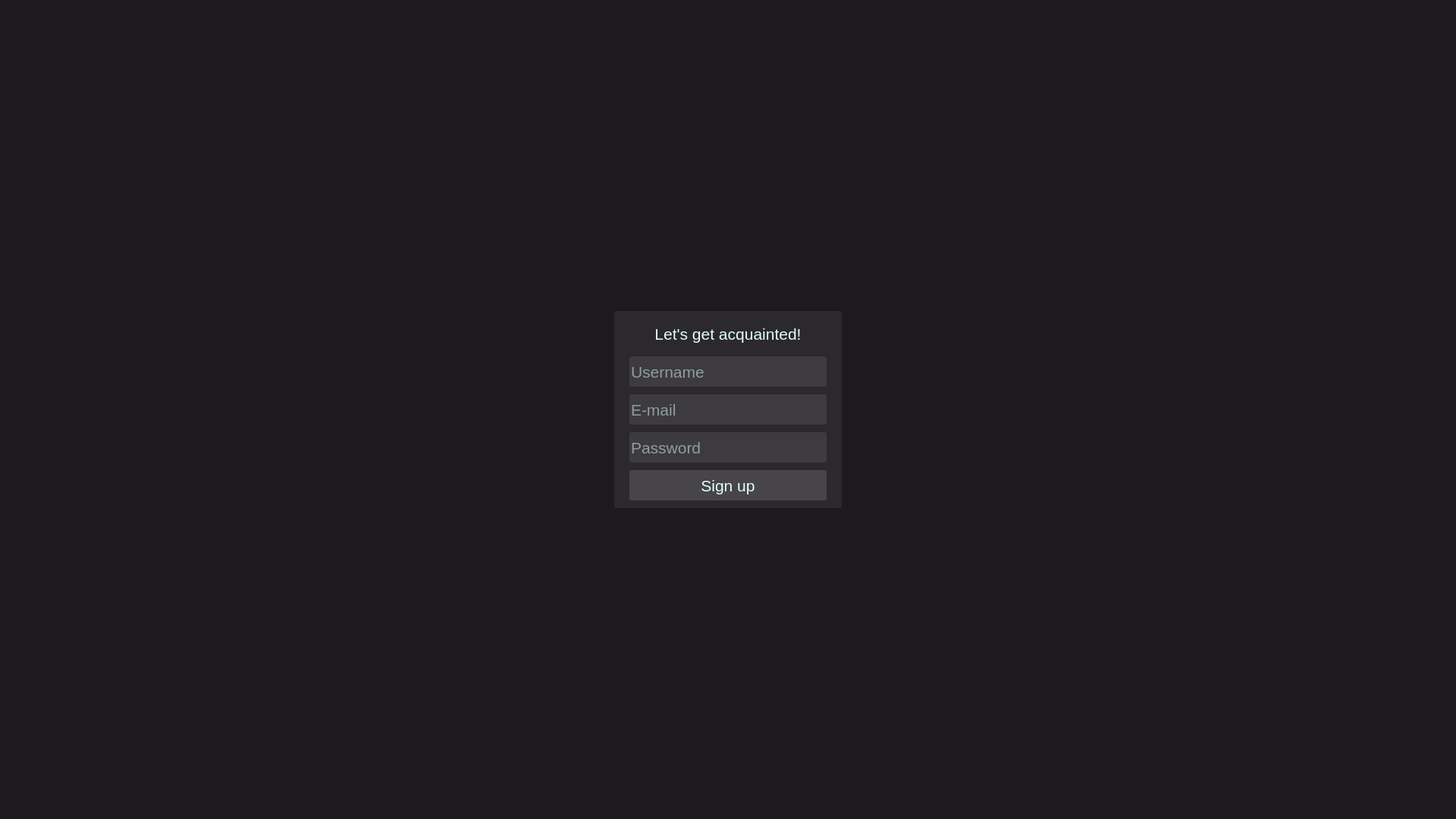
<?xml version="1.0" encoding="UTF-8"?>
<ui version="4.0">
 <class>MainWindow</class>
 <widget class="QMainWindow" name="MainWindow">
  <property name="geometry">
   <rect>
    <x>0</x>
    <y>0</y>
    <width>1920</width>
    <height>1080</height>
   </rect>
  </property>
  <property name="sizePolicy">
   <sizepolicy hsizetype="Preferred" vsizetype="Preferred">
    <horstretch>0</horstretch>
    <verstretch>0</verstretch>
   </sizepolicy>
  </property>
  <property name="font">
   <font>
    <pointsize>16</pointsize>
    <stylestrategy>PreferDefault</stylestrategy>
   </font>
  </property>
  <property name="contextMenuPolicy">
   <enum>Qt::NoContextMenu</enum>
  </property>
  <property name="windowTitle">
   <string>Jessenger</string>
  </property>
  <property name="styleSheet">
   <string notr="true">background-color: rgb(28, 26, 28);
color: rgb(224, 255, 255);</string>
  </property>
  <property name="documentMode">
   <bool>false</bool>
  </property>
  <property name="tabShape">
   <enum>QTabWidget::Rounded</enum>
  </property>
  <property name="unifiedTitleAndToolBarOnMac">
   <bool>false</bool>
  </property>
  <widget class="QWidget" name="centralwidget">
   <widget class="QStackedWidget" name="stackedWidget">
    <property name="geometry">
     <rect>
      <x>0</x>
      <y>0</y>
      <width>1920</width>
      <height>1080</height>
     </rect>
    </property>
    <property name="currentIndex">
     <number>2</number>
    </property>
    <widget class="QWidget" name="signPage">
     <widget class="QFrame" name="signWrap">
      <property name="geometry">
       <rect>
        <x>835</x>
        <y>435</y>
        <width>330</width>
        <height>180</height>
       </rect>
      </property>
      <property name="font">
       <font>
        <pointsize>9</pointsize>
        <stylestrategy>PreferDefault</stylestrategy>
       </font>
      </property>
      <property name="styleSheet">
       <string notr="true">background-color: rgb(43, 41, 43);
border-radius: 3px;</string>
      </property>
      <property name="frameShape">
       <enum>QFrame::StyledPanel</enum>
      </property>
      <property name="frameShadow">
       <enum>QFrame::Raised</enum>
      </property>
      <widget class="QLabel" name="signLabel">
       <property name="geometry">
        <rect>
         <x>0</x>
         <y>10</y>
         <width>330</width>
         <height>40</height>
        </rect>
       </property>
       <property name="font">
        <font>
         <pointsize>16</pointsize>
        </font>
       </property>
       <property name="text">
        <string>Hey! There's time to sign...</string>
       </property>
       <property name="alignment">
        <set>Qt::AlignCenter</set>
       </property>
      </widget>
      <widget class="QPushButton" name="toSignInButton">
       <property name="geometry">
        <rect>
         <x>25</x>
         <y>60</y>
         <width>280</width>
         <height>50</height>
        </rect>
       </property>
       <property name="font">
        <font>
         <pointsize>16</pointsize>
        </font>
       </property>
       <property name="styleSheet">
        <string notr="true">background-color: rgb(61, 59, 61);
border-radius: 3px;
</string>
       </property>
       <property name="text">
        <string>in</string>
       </property>
      </widget>
      <widget class="QPushButton" name="toSignUpButton">
       <property name="geometry">
        <rect>
         <x>25</x>
         <y>120</y>
         <width>280</width>
         <height>50</height>
        </rect>
       </property>
       <property name="font">
        <font>
         <pointsize>16</pointsize>
        </font>
       </property>
       <property name="styleSheet">
        <string notr="true">background-color: rgb(61, 59, 61);
border-radius: 3px;
</string>
       </property>
       <property name="text">
        <string>up</string>
       </property>
      </widget>
     </widget>
    </widget>
    <widget class="QWidget" name="signInFormPage">
     <widget class="QFrame" name="signInFormWrap">
      <property name="geometry">
       <rect>
        <x>810</x>
        <y>435</y>
        <width>300</width>
        <height>210</height>
       </rect>
      </property>
      <property name="font">
       <font>
        <pointsize>9</pointsize>
        <stylestrategy>PreferDefault</stylestrategy>
       </font>
      </property>
      <property name="styleSheet">
       <string notr="true">background-color: rgb(43, 41, 43);
border-radius: 3px;</string>
      </property>
      <property name="frameShape">
       <enum>QFrame::StyledPanel</enum>
      </property>
      <property name="frameShadow">
       <enum>QFrame::Raised</enum>
      </property>
      <widget class="QLabel" name="signInWelcomeLabel">
       <property name="geometry">
        <rect>
         <x>0</x>
         <y>10</y>
         <width>300</width>
         <height>40</height>
        </rect>
       </property>
       <property name="font">
        <font>
         <pointsize>16</pointsize>
        </font>
       </property>
       <property name="text">
        <string>Glad to see you again!</string>
       </property>
       <property name="alignment">
        <set>Qt::AlignCenter</set>
       </property>
      </widget>
      <widget class="QLineEdit" name="signInEmailLineEdit">
       <property name="geometry">
        <rect>
         <x>20</x>
         <y>60</y>
         <width>260</width>
         <height>40</height>
        </rect>
       </property>
       <property name="font">
        <font>
         <pointsize>16</pointsize>
        </font>
       </property>
       <property name="styleSheet">
        <string notr="true">background-color: rgb(61, 59, 61);</string>
       </property>
       <property name="text">
        <string/>
       </property>
       <property name="placeholderText">
        <string>E-mail</string>
       </property>
      </widget>
      <widget class="QLineEdit" name="signInPasswordLineEdit">
       <property name="geometry">
        <rect>
         <x>20</x>
         <y>110</y>
         <width>260</width>
         <height>40</height>
        </rect>
       </property>
       <property name="font">
        <font>
         <pointsize>16</pointsize>
        </font>
       </property>
       <property name="styleSheet">
        <string notr="true">background-color: rgb(61, 59, 61);</string>
       </property>
       <property name="inputMask">
        <string/>
       </property>
       <property name="text">
        <string/>
       </property>
       <property name="placeholderText">
        <string notr="true">Password</string>
       </property>
      </widget>
      <widget class="QPushButton" name="signInButton">
       <property name="geometry">
        <rect>
         <x>20</x>
         <y>160</y>
         <width>260</width>
         <height>40</height>
        </rect>
       </property>
       <property name="font">
        <font>
         <pointsize>16</pointsize>
        </font>
       </property>
       <property name="styleSheet">
        <string notr="true">background-color: rgb(71, 69, 71);
border-radius: 3px;
</string>
       </property>
       <property name="text">
        <string>Sign in</string>
       </property>
      </widget>
      <widget class="QLabel" name="signInWarning">
       <property name="geometry">
        <rect>
         <x>0</x>
         <y>210</y>
         <width>300</width>
         <height>200</height>
        </rect>
       </property>
       <property name="font">
        <font>
         <pointsize>16</pointsize>
        </font>
       </property>
       <property name="styleSheet">
        <string notr="true">color: rgb(170, 0, 0);</string>
       </property>
       <property name="text">
        <string/>
       </property>
       <property name="alignment">
        <set>Qt::AlignHCenter|Qt::AlignTop</set>
       </property>
       <property name="wordWrap">
        <bool>true</bool>
       </property>
      </widget>
     </widget>
     <widget class="QLabel" name="signInWaitingLabel">
      <property name="geometry">
       <rect>
        <x>860</x>
        <y>230</y>
        <width>200</width>
        <height>200</height>
       </rect>
      </property>
      <property name="text">
       <string/>
      </property>
      <property name="alignment">
       <set>Qt::AlignCenter</set>
      </property>
     </widget>
    </widget>
    <widget class="QWidget" name="signUpFormPage">
     <widget class="QFrame" name="signUpFormWrap">
      <property name="geometry">
       <rect>
        <x>810</x>
        <y>410</y>
        <width>300</width>
        <height>260</height>
       </rect>
      </property>
      <property name="font">
       <font>
        <pointsize>9</pointsize>
        <stylestrategy>PreferDefault</stylestrategy>
       </font>
      </property>
      <property name="styleSheet">
       <string notr="true">background-color: rgb(43, 41, 43);
border-radius: 3px;</string>
      </property>
      <property name="frameShape">
       <enum>QFrame::StyledPanel</enum>
      </property>
      <property name="frameShadow">
       <enum>QFrame::Raised</enum>
      </property>
      <widget class="QLabel" name="signUpWelcomeLabel">
       <property name="geometry">
        <rect>
         <x>0</x>
         <y>10</y>
         <width>300</width>
         <height>40</height>
        </rect>
       </property>
       <property name="font">
        <font>
         <pointsize>16</pointsize>
        </font>
       </property>
       <property name="text">
        <string>Let's get acquainted!</string>
       </property>
       <property name="alignment">
        <set>Qt::AlignCenter</set>
       </property>
      </widget>
      <widget class="QLineEdit" name="signUpEmailLineEdit">
       <property name="geometry">
        <rect>
         <x>20</x>
         <y>110</y>
         <width>260</width>
         <height>40</height>
        </rect>
       </property>
       <property name="font">
        <font>
         <pointsize>16</pointsize>
        </font>
       </property>
       <property name="styleSheet">
        <string notr="true">background-color: rgb(61, 59, 61);</string>
       </property>
       <property name="text">
        <string/>
       </property>
       <property name="placeholderText">
        <string>E-mail</string>
       </property>
      </widget>
      <widget class="QLineEdit" name="signUpPasswordLineEdit">
       <property name="geometry">
        <rect>
         <x>20</x>
         <y>160</y>
         <width>260</width>
         <height>40</height>
        </rect>
       </property>
       <property name="font">
        <font>
         <pointsize>16</pointsize>
        </font>
       </property>
       <property name="styleSheet">
        <string notr="true">background-color: rgb(61, 59, 61);</string>
       </property>
       <property name="text">
        <string/>
       </property>
       <property name="placeholderText">
        <string>Password</string>
       </property>
      </widget>
      <widget class="QLineEdit" name="signUpUsernameLineEdit">
       <property name="geometry">
        <rect>
         <x>20</x>
         <y>60</y>
         <width>260</width>
         <height>40</height>
        </rect>
       </property>
       <property name="font">
        <font>
         <pointsize>16</pointsize>
        </font>
       </property>
       <property name="styleSheet">
        <string notr="true">background-color: rgb(61, 59, 61);
</string>
       </property>
       <property name="text">
        <string/>
       </property>
       <property name="placeholderText">
        <string>Username</string>
       </property>
      </widget>
      <widget class="QPushButton" name="signUpButton">
       <property name="geometry">
        <rect>
         <x>20</x>
         <y>210</y>
         <width>260</width>
         <height>40</height>
        </rect>
       </property>
       <property name="font">
        <font>
         <pointsize>16</pointsize>
        </font>
       </property>
       <property name="styleSheet">
        <string notr="true">background-color: rgb(71, 69, 71);
border-radius: 3px;
</string>
       </property>
       <property name="text">
        <string>Sign up</string>
       </property>
      </widget>
      <widget class="QLabel" name="signUpWarning">
       <property name="geometry">
        <rect>
         <x>0</x>
         <y>260</y>
         <width>300</width>
         <height>200</height>
        </rect>
       </property>
       <property name="font">
        <font>
         <pointsize>16</pointsize>
        </font>
       </property>
       <property name="styleSheet">
        <string notr="true">color: rgb(170, 0, 0);</string>
       </property>
       <property name="text">
        <string/>
       </property>
       <property name="alignment">
        <set>Qt::AlignHCenter|Qt::AlignTop</set>
       </property>
       <property name="wordWrap">
        <bool>true</bool>
       </property>
      </widget>
     </widget>
     <widget class="QLabel" name="signUpWaitingLabel">
      <property name="geometry">
       <rect>
        <x>860</x>
        <y>200</y>
        <width>200</width>
        <height>200</height>
       </rect>
      </property>
      <property name="text">
       <string/>
      </property>
      <property name="alignment">
       <set>Qt::AlignCenter</set>
      </property>
     </widget>
    </widget>
    <widget class="QWidget" name="homePage">
     <widget class="QLineEdit" name="findUserLineEdit">
      <property name="geometry">
       <rect>
        <x>10</x>
        <y>10</y>
        <width>580</width>
        <height>40</height>
       </rect>
      </property>
      <property name="font">
       <font>
        <pointsize>16</pointsize>
       </font>
      </property>
      <property name="styleSheet">
       <string notr="true">background-color: rgb(61, 59, 61);
border-radius: 3px;
</string>
      </property>
      <property name="text">
       <string/>
      </property>
      <property name="placeholderText">
       <string>For whom we search?</string>
      </property>
     </widget>
     <widget class="QLabel" name="connectionStatement">
      <property name="geometry">
       <rect>
        <x>10</x>
        <y>1030</y>
        <width>540</width>
        <height>40</height>
       </rect>
      </property>
      <property name="font">
       <font>
        <pointsize>16</pointsize>
       </font>
      </property>
      <property name="styleSheet">
       <string notr="true"/>
      </property>
      <property name="text">
       <string>Connecting...</string>
      </property>
      <property name="alignment">
       <set>Qt::AlignLeading|Qt::AlignLeft|Qt::AlignVCenter</set>
      </property>
     </widget>
     <widget class="QFrame" name="workspaceFrame">
      <property name="geometry">
       <rect>
        <x>610</x>
        <y>0</y>
        <width>1700</width>
        <height>1080</height>
       </rect>
      </property>
      <property name="font">
       <font>
        <pointsize>14</pointsize>
       </font>
      </property>
      <property name="styleSheet">
       <string notr="true">background-color: rgb(33, 31, 33);</string>
      </property>
      <property name="frameShape">
       <enum>QFrame::StyledPanel</enum>
      </property>
      <property name="frameShadow">
       <enum>QFrame::Raised</enum>
      </property>
      <widget class="QLineEdit" name="messageLineEdit">
       <property name="geometry">
        <rect>
         <x>10</x>
         <y>1030</y>
         <width>1240</width>
         <height>40</height>
        </rect>
       </property>
       <property name="font">
        <font>
         <pointsize>16</pointsize>
        </font>
       </property>
       <property name="styleSheet">
        <string notr="true">background-color: rgb(61, 59, 61);
border-radius: 3px;
</string>
       </property>
       <property name="text">
        <string/>
       </property>
       <property name="placeholderText">
        <string>Type here... Isn't that obvious?</string>
       </property>
      </widget>
      <widget class="QPushButton" name="sendMessageButton">
       <property name="enabled">
        <bool>false</bool>
       </property>
       <property name="geometry">
        <rect>
         <x>1260</x>
         <y>1030</y>
         <width>40</width>
         <height>40</height>
        </rect>
       </property>
       <property name="font">
        <font>
         <pointsize>16</pointsize>
        </font>
       </property>
       <property name="styleSheet">
        <string notr="true">background-color: rgb(61, 59, 61);
border-radius: 3px;</string>
       </property>
       <property name="text">
        <string>✈</string>
       </property>
      </widget>
      <widget class="QLabel" name="currentChat">
       <property name="geometry">
        <rect>
         <x>10</x>
         <y>10</y>
         <width>1290</width>
         <height>40</height>
        </rect>
       </property>
       <property name="font">
        <font>
         <pointsize>16</pointsize>
        </font>
       </property>
       <property name="text">
        <string/>
       </property>
      </widget>
      <widget class="QScrollArea" name="messagesScrollArea">
       <property name="geometry">
        <rect>
         <x>10</x>
         <y>60</y>
         <width>1290</width>
         <height>960</height>
        </rect>
       </property>
       <property name="styleSheet">
        <string notr="true">border: none;</string>
       </property>
       <property name="verticalScrollBarPolicy">
        <enum>Qt::ScrollBarAsNeeded</enum>
       </property>
       <property name="horizontalScrollBarPolicy">
        <enum>Qt::ScrollBarAlwaysOff</enum>
       </property>
       <property name="sizeAdjustPolicy">
        <enum>QAbstractScrollArea::AdjustToContents</enum>
       </property>
       <property name="widgetResizable">
        <bool>true</bool>
       </property>
       <widget class="QWidget" name="messagesContainer">
        <property name="geometry">
         <rect>
          <x>0</x>
          <y>0</y>
          <width>1290</width>
          <height>960</height>
         </rect>
        </property>
        <widget class="QWidget" name="verticalLayoutWidget_2">
         <property name="geometry">
          <rect>
           <x>0</x>
           <y>0</y>
           <width>1291</width>
           <height>961</height>
          </rect>
         </property>
         <layout class="QVBoxLayout" name="messages">
          <property name="spacing">
           <number>10</number>
          </property>
         </layout>
        </widget>
       </widget>
      </widget>
     </widget>
     <widget class="QScrollArea" name="chatsScrollArea">
      <property name="geometry">
       <rect>
        <x>10</x>
        <y>60</y>
        <width>580</width>
        <height>960</height>
       </rect>
      </property>
      <property name="styleSheet">
       <string notr="true">border: none;</string>
      </property>
      <property name="verticalScrollBarPolicy">
       <enum>Qt::ScrollBarAlwaysOff</enum>
      </property>
      <property name="horizontalScrollBarPolicy">
       <enum>Qt::ScrollBarAlwaysOff</enum>
      </property>
      <property name="widgetResizable">
       <bool>true</bool>
      </property>
      <widget class="QWidget" name="chatsContainer">
       <property name="geometry">
        <rect>
         <x>0</x>
         <y>0</y>
         <width>580</width>
         <height>960</height>
        </rect>
       </property>
       <widget class="QWidget" name="verticalLayoutWidget">
        <property name="geometry">
         <rect>
          <x>0</x>
          <y>0</y>
          <width>581</width>
          <height>991</height>
         </rect>
        </property>
        <layout class="QVBoxLayout" name="chats">
         <property name="spacing">
          <number>10</number>
         </property>
        </layout>
       </widget>
      </widget>
     </widget>
     <widget class="QPushButton" name="toCreateGroupPageButton">
      <property name="enabled">
       <bool>true</bool>
      </property>
      <property name="geometry">
       <rect>
        <x>560</x>
        <y>1030</y>
        <width>40</width>
        <height>40</height>
       </rect>
      </property>
      <property name="font">
       <font>
        <pointsize>16</pointsize>
       </font>
      </property>
      <property name="styleSheet">
       <string notr="true">background-color: rgb(28, 26, 28);
border: none;</string>
      </property>
      <property name="text">
       <string>+</string>
      </property>
     </widget>
    </widget>
    <widget class="QWidget" name="confirmEmailPage">
     <widget class="QLabel" name="confirmEmailPictureLabel">
      <property name="geometry">
       <rect>
        <x>675</x>
        <y>225</y>
        <width>570</width>
        <height>480</height>
       </rect>
      </property>
      <property name="font">
       <font>
        <pointsize>72</pointsize>
       </font>
      </property>
      <property name="focusPolicy">
       <enum>Qt::NoFocus</enum>
      </property>
      <property name="text">
       <string/>
      </property>
      <property name="pixmap">
       <pixmap>../build-jessenger-Desktop_Qt_5_15_2_MinGW_64_bit-Debug/assets/confirm_email.svg</pixmap>
      </property>
      <property name="scaledContents">
       <bool>true</bool>
      </property>
      <property name="alignment">
       <set>Qt::AlignCenter</set>
      </property>
      <property name="wordWrap">
       <bool>true</bool>
      </property>
     </widget>
     <widget class="QPushButton" name="backToSignInButton">
      <property name="enabled">
       <bool>true</bool>
      </property>
      <property name="geometry">
       <rect>
        <x>1870</x>
        <y>10</y>
        <width>40</width>
        <height>40</height>
       </rect>
      </property>
      <property name="font">
       <font>
        <pointsize>16</pointsize>
       </font>
      </property>
      <property name="styleSheet">
       <string notr="true">background-color: rgb(28, 26, 28);
border: none;</string>
      </property>
      <property name="text">
       <string>←</string>
      </property>
     </widget>
     <widget class="QLabel" name="confirmEmailTextLabel">
      <property name="geometry">
       <rect>
        <x>610</x>
        <y>710</y>
        <width>700</width>
        <height>150</height>
       </rect>
      </property>
      <property name="font">
       <font>
        <pointsize>24</pointsize>
       </font>
      </property>
      <property name="text">
       <string>Now we need to check your email. Please follow the instructions in the letter.</string>
      </property>
      <property name="alignment">
       <set>Qt::AlignCenter</set>
      </property>
      <property name="wordWrap">
       <bool>true</bool>
      </property>
     </widget>
    </widget>
    <widget class="QWidget" name="createGroupPage">
     <widget class="QFrame" name="createGroupWrap">
      <property name="geometry">
       <rect>
        <x>800</x>
        <y>430</y>
        <width>320</width>
        <height>210</height>
       </rect>
      </property>
      <property name="font">
       <font>
        <pointsize>9</pointsize>
        <stylestrategy>PreferDefault</stylestrategy>
       </font>
      </property>
      <property name="styleSheet">
       <string notr="true">background-color: rgb(43, 41, 43);
border-radius: 3px;</string>
      </property>
      <property name="frameShape">
       <enum>QFrame::StyledPanel</enum>
      </property>
      <property name="frameShadow">
       <enum>QFrame::Raised</enum>
      </property>
      <widget class="QLabel" name="createGroupLabel">
       <property name="geometry">
        <rect>
         <x>0</x>
         <y>10</y>
         <width>320</width>
         <height>40</height>
        </rect>
       </property>
       <property name="font">
        <font>
         <pointsize>16</pointsize>
        </font>
       </property>
       <property name="text">
        <string>Create a new group. Now!</string>
       </property>
       <property name="alignment">
        <set>Qt::AlignCenter</set>
       </property>
      </widget>
      <widget class="QPushButton" name="createGroupButton">
       <property name="geometry">
        <rect>
         <x>9</x>
         <y>110</y>
         <width>300</width>
         <height>40</height>
        </rect>
       </property>
       <property name="font">
        <font>
         <pointsize>16</pointsize>
        </font>
       </property>
       <property name="styleSheet">
        <string notr="true">background-color: rgb(61, 59, 61);
border-radius: 3px;
</string>
       </property>
       <property name="text">
        <string>Create</string>
       </property>
      </widget>
      <widget class="QLineEdit" name="createGroupLineEdit">
       <property name="geometry">
        <rect>
         <x>10</x>
         <y>60</y>
         <width>300</width>
         <height>40</height>
        </rect>
       </property>
       <property name="font">
        <font>
         <pointsize>16</pointsize>
        </font>
       </property>
       <property name="styleSheet">
        <string notr="true">background-color: rgb(61, 59, 61);
</string>
       </property>
       <property name="text">
        <string/>
       </property>
       <property name="alignment">
        <set>Qt::AlignLeading|Qt::AlignLeft|Qt::AlignVCenter</set>
       </property>
       <property name="placeholderText">
        <string>Group name</string>
       </property>
      </widget>
      <widget class="QPushButton" name="createGroupGoBackButton">
       <property name="geometry">
        <rect>
         <x>10</x>
         <y>160</y>
         <width>300</width>
         <height>40</height>
        </rect>
       </property>
       <property name="font">
        <font>
         <pointsize>14</pointsize>
        </font>
       </property>
       <property name="styleSheet">
        <string notr="true">background-color: rgb(43, 41, 43);
border: none;
</string>
       </property>
       <property name="text">
        <string>Or go back</string>
       </property>
      </widget>
      <widget class="QLabel" name="createGroupWarning">
       <property name="geometry">
        <rect>
         <x>0</x>
         <y>210</y>
         <width>320</width>
         <height>40</height>
        </rect>
       </property>
       <property name="font">
        <font>
         <pointsize>16</pointsize>
        </font>
       </property>
       <property name="styleSheet">
        <string notr="true">color: rgb(170, 0, 0);</string>
       </property>
       <property name="text">
        <string/>
       </property>
       <property name="alignment">
        <set>Qt::AlignCenter</set>
       </property>
      </widget>
     </widget>
    </widget>
    <widget class="QWidget" name="waitingPage">
     <widget class="QLabel" name="waitingLabel">
      <property name="geometry">
       <rect>
        <x>800</x>
        <y>510</y>
        <width>320</width>
        <height>60</height>
       </rect>
      </property>
      <property name="font">
       <font>
        <pointsize>24</pointsize>
       </font>
      </property>
      <property name="text">
       <string>Initializing...</string>
      </property>
      <property name="alignment">
       <set>Qt::AlignCenter</set>
      </property>
      <property name="wordWrap">
       <bool>true</bool>
      </property>
     </widget>
    </widget>
   </widget>
  </widget>
 </widget>
 <resources/>
 <connections/>
</ui>
